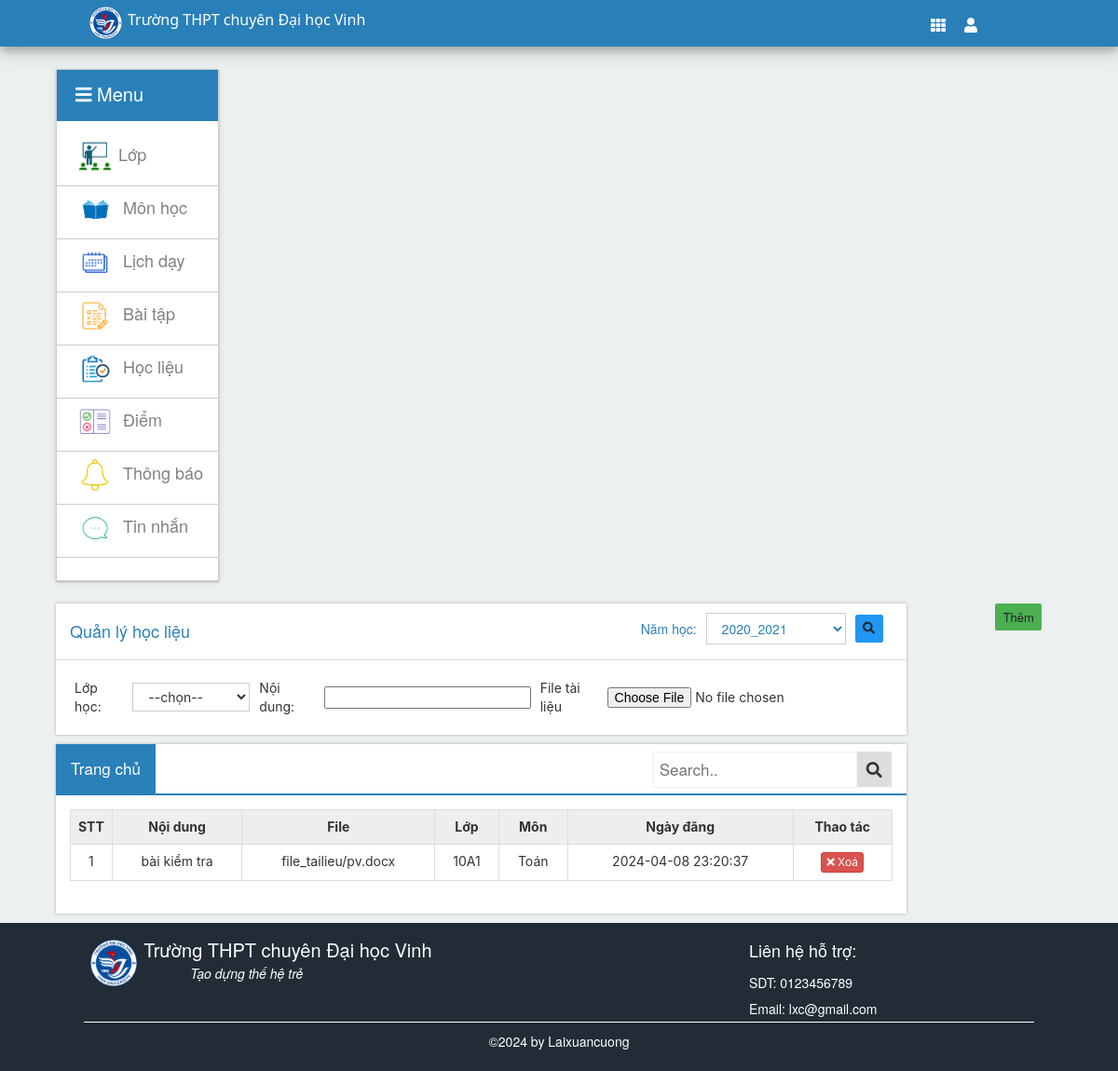
The app's page /gv/hoclieu.php (signed in) with its own data.
### tables this page shows
CREATE TABLE `phancong` (
  `mapc` int NOT NULL,
  `id_namhoc` int NOT NULL,
  `id_cn_gv` int NOT NULL,
  `id_pc_cn` int NOT NULL
);

CREATE TABLE `hoclieu` (
  `mahl` int NOT NULL,
  `noidung` varchar(50) NOT NULL,
  `file_kem` varchar(250) NOT NULL,
  `mapc` int NOT NULL,
  `ngaydang` datetime NOT NULL DEFAULT CURRENT_TIMESTAMP
);

CREATE TABLE `lop` (
  `malh` int NOT NULL,
  `tenlop` varchar(20) NOT NULL,
  `makhoi` int NOT NULL
);

CREATE TABLE `monhoc` (
  `mamh` int NOT NULL,
  `tenmh` varchar(30) NOT NULL
);

### libs/connect.php (called while the page is built, shortened)
<?php
    $conn = new mysqli("localhost", "root", "", "qlhocsinh") or die("kết nối thất bại");
    mysqli_set_charset($conn,"utf8");
    $sql = "SELECT * FROM namhoc ORDER BY id_namhoc DESC";
    $namhoc = $conn->query($sql);
?>

### libs/database_gv.php (called while the page is built, shortened)
<?php
include ("connect.php");
$sql = "SELECT * FROM phancong pc INNER JOIN phancong_cn pccn ON pccn.id_pc_cn = pc.id_pc_cn  INNER JOIN lop l ON l.malh = pccn.malh INNER JOIN namhoc nh ON nh.id_namhoc = pc.id_namhoc INNER JOIN chucnang_gv cngv ON cngv.id_cn_gv = pc.id_cn_gv INNER JOIN monhoc mh ON cngv.mamh = mh.mamh INNER JOIN hoclieu hl ON hl.mapc = pc.mapc
    WHERE pc.id_namhoc = (SELECT MAX(id_namhoc) FROM phancong) AND  cngv.magv = " . $_SESSION['user_gv'] . "
    ORDER BY hl.mahl DESC
                        ";
$dl_hoclieu = $conn->query($sql);
?>

### gv/hoclieu.php (the view, shortened to what this page needs)
<?php require "header-gv.php"; ?>
<div class="main">
    <div class="wrap-main">
        <?php require "menu-gv.php"; ?>
        <div class="list-main">
            <div class="list-row">
                <div class="panel-header" style="background: white; border-bottom: 1px solid #dddddd">
                    <table style="width: 100%">
                        <form action="" method="POST">
                            <tbody>
                                <tr>
                                    <td>
                                        <h4>Quản lý học liệu</h4>
                                    </td>
                                    <td style="float: right">
                                        <table>
                                            <tbody>
                                                <tr>
                                                    <td><span style="margin-right: 10px">Năm học: </span></td>
                                                    <td>
                                                        <select name='id_namhoc' type='submit' class="subject-select"
                                                            style="width:150px; margin-right: 10px; ">
                                                            <?php
                                                            foreach ($namhoc as $row) {
                                                                echo "
                                                                        <option value=" . $row['id_namhoc'] . ">" . $row['namhoc'] . "</option>
                                                                        ";
                                                            }
                                                            ?>
                                                        </select>
                                                    </td>
                                                    <td>
                                                        <span style="margin-right: 10px;"><button style=" height: 30px;"
                                                                class="btn-ct info" name="search-lop"><i
                                                                    class="fa fa-search"></i></button></span>
                                                    </td>
                                                </tr>
                                            </tbody>
                                        </table>
                                    </td>
                                </tr>
                            </tbody>
                        </form>
                    </table>
                </div>
                <form action="../libs/function.php" method="POST" enctype="multipart/form-data">
                    <div class="panel-body">
                        <table cellpadding="10">
                            <tbody>
                                <tr>
                                    <td><span>Lớp học: </span></td>
                                    <td>
                                        <select name="mapc" id="">
                                            <option value="">--chọn--</option>
                                        </select>
                                    </td>
                                    <td><span>Nội dung:
                                        </span></td>
                                    <td>
                                        <input type="text" name="noidung">
                                    </td>
                                    <td><span>File tài liệu </span></td>
                                    <td>
                                        <input type="file" name="file_kem">
                                    </td>
                                </tr>
                            </tbody>
                        </table>
                    </div>
            </div>
            <div class="btn-control">
                <button class="btn-ct success" name="add-gv_hoclieu">Thêm</button>
            </div>
            <div class="list-row">
                <div class="topnav">
                    <a class="active" href="index.php">Trang chủ</a>
                    <div class="search-container">
                        <form action="" method="POST">
                            <input type="text" placeholder="Search.." name="ten">
                            <button type="submit" name="search" value="search"><i class="fa fa-search"></i></button>
                        </form>
                    </div>
                </div>
                <form action="" method="POST">
                    <div class="panel-body">
                        <table class="table table-bordered" cellspacing="0" cellpadding="5" rules="all" border="1">
                            <tbody>
                                <tr>
                                    <th class="center-header" scope="col" style="width:1%;">STT</th>
                                    <th class="center-header" scope="col">Nội dung</th>
                                    <th class="center-header" scope="col">File</th>
                                    <th class="center-header" scope="col">Lớp</th>
                                    <th class="center-header" scope="col">Môn</th>
                                    <th class="center-header" scope="col">Ngày đăng</th>
                                    <th class="center-header" scope="col">Thao tác</th>
                                </tr>
                                <tr>
                                    <?php
                                    $stt = 1;
                                    if (isset($_POST['search-lop'])) {
                                        $id_namhoc = $_POST["id_namhoc"];
                                        $sql = "SELECT * FROM phancong pc INNER JOIN phancong_cn pccn ON pccn.id_pc_cn = pc.id_pc_cn  INNER JOIN lop l ON l.malh = pccn.malh INNER JOIN namhoc nh ON nh.id_namhoc = pc.id_namhoc INNER JOIN chucnang_gv cngv ON cngv.id_cn_gv = pc.id_cn_gv INNER JOIN monhoc mh ON cngv.mamh = mh.mamh INNER JOIN hoclieu hl ON hl.mapc = pc.mapc
                                            WHERE pc.id_namhoc = " . $id_namhoc . " AND  cngv.magv = " . $_SESSION['user_gv'] . " ORDER BY hl.mahl DESC
                                                ";
                                        $dl = $conn->query($sql);
                                        foreach ($dl as $row) {
                                            echo "
                                                        <tr class='odd gradeX' id='hienthi'>
                                                            <td align='center'>
                                                                " . $stt . "
                                                            </td>
                                                            <td align='center'>" . $row['noidung'] . "</td>
                                                            <td align='center'>" . $row['file_kem'] . "</td>
                                                            <td align='center'>" . $row['tenlop'] . "</td>
                                                            <td align='center'>" . $row['tenmh'] . "</td>
                                                            <td align='center'>" . $row['ngaydang'] . "</td>
                                                            <td align='center' style='width: 12%'>
                                                                <a class='btn btn-xs btn-danger' align='center' href='delete.php?mahl=" . $row['mahl'] . "'> <i class='fa fa-times'></i> Xoá</a>
                                                            </td>
                                                        </tr>
                                                        ";
                                            $stt++;
                                        }
                                    } else {
                                        foreach ($dl_hoclieu as $row) {
                                            echo "
                                                        <tr class='odd gradeX' id='hienthi'>
                                                            <td align='center'>
                                                                " . $stt . "
                                                            </td>
                                                            <td align='center'>" . $row['noidung'] . "</td>
                                                            <td align='center'>" . $row['file_kem'] . "</td>
                                                            <td align='center'>" . $row['tenlop'] . "</td>
                                                            <td align='center'>" . $row['tenmh'] . "</td>
                                                            <td align='center'>" . $row['ngaydang'] . "</td>
                                                            <td align='center' style='width: 12%'>
                                                                <a class='btn btn-xs btn-danger' align='center' href='delete.php?mahl=" . $row['mahl'] . "'> <i class='fa fa-times'></i> Xoá</a>
                                                            </td>
                                                        </tr>
                                                        ";
                                            $stt++;
                                        }
                                    }
                                    ?>
                                </tr>
                            </tbody>
                        </table>
                    </div>
            </div>
        </div>
    </div>
</div>
<?php require "footer.php"; ?>

### libs/css/style.css (style rules this page uses)
*, html { padding: 0; margin: 0; }
body { font-family: "arial", serif; background-color: #ecf0f1 !important; ; }
.wrap-main { width: 90%; margin: auto; padding-top: 2%; }

### libs/css/menu.css (style rules this page uses)
body { font-family: "Lato", sans-serif; }

### libs/css/box_show.css (style rules this page uses)
* { box-sizing: border-box; }
body { margin: 0; font-family: Arial, Helvetica, sans-serif; }
.topnav { overflow: inherit; position: -webkit-sticky; position: sticky; background-color: #ffffff; border-bottom: 2px solid #2a80b9; }
.topnav a { float: left; display: block; color: black; text-align: center; padding: 14px 16px; text-decoration: none; font-size: 17px; }
.topnav a.active { background-color: #2a80b9; color: white; }
.topnav .search-container { float: right; }
.topnav input[type=text] { padding: 6px; margin-top: 8px; font-size: 17px; border: 1px solid #f1f1f1; }
.topnav .search-container button { float: right; padding: 10.5px 10px; margin-top: 8px; margin-right: 16px; background: #ddd; font-size: 17px; border: none; cursor: pointer; }

### libs/css/list_row.css (style rules this page uses)
.list-row select { padding: 5px 12px 5px 12px; background: white; border: 1px solid #ccc; outline: none; display: inline-block; cursor: pointer; }
.list-row { overflow: auto; float: left; height: auto; width: 84.5%; max-height: 365px; background-color: #ffffff; margin-bottom: 1%; box-shadow:0 0 5px #aaa; -webkit-box-shadow:0 0 3px #aaa; -moz-box-shadow:0 0 3px #aaa; -o-box-shadow:0 0 3px #aaa; }
.panel-header { padding: 10px 15px; color: #2a80b9; }
.panel-body { overflow-x: hidden; padding: 10px; font-size: 15px; font-family: -apple-system, BlinkMacSystemFont, 'Segoe UI', Roboto, Oxygen, Ubuntu, Cantarell, 'Open Sans', 'Helvetica Neue', sans-serif; }
.panel-body table { font-size: 14px; }
.panel-body td { padding: 5px; }
.center-header { text-align: center; background-color: #eee; color: #333; }
.btn-control { margin-bottom: 1%; float: right; padding-right: 2%; }
.btn-ct { border: none; padding: 14px 28px; font-size: 16px; cursor: pointer; display: inline-block; font-weight: 400; color: #212529; text-align: center; vertical-align: middle; cursor: pointer; -webkit-user-select: none; -moz-user-select: none; -ms-user-select: none; user-select: none; border: 1px solid transparent; padding: .375rem .75rem; font-size: 13px; line-height: 1.5; border-radius: .25rem; transition: color .15s ease-in-out,background-color .15s ease-in-out,border-color .15s ease-in-out,box-shadow .15s ease-in-out; }
.success { background-color: #4CAF50; }
.info { background-color: #2196F3; }
.btn-xs { color: #fff; }

### records on screen
phancong: hoclieu.noidung "bài kiểm tra", hoclieu.file_kem "file_tailieu/pv.docx", lop.tenlop "10A1", monhoc.tenmh "Toán", hoclieu.ngaydang "2024-04-08 23:20:37"

### other values on screen
form field id_namhoc "2020_2021"
